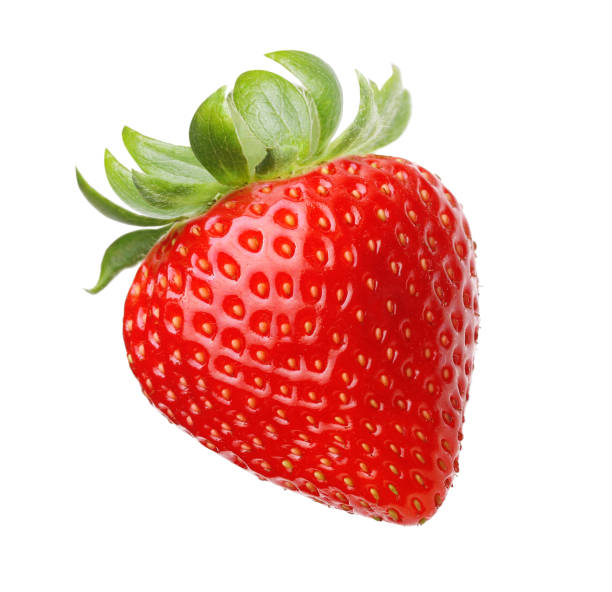
#> input picture AI/실습정리/practice/image_dir/strawberry.jpg, 612 x 592 px
$ python color_space.py
#> lines starting #> are read from the running program, lines starting #| are printed output that depends on the picture
import cv2
import numpy as np

# 이미지 파일을 Read하고 color space 정보 출력
color = cv2.imread("../image_dir/strawberry.jpg", cv2.IMREAD_COLOR)
#> color is the input picture: shape (592, 612, 3); mean B, G, R 184.2, 193.4, 237.2

# color = cv2.imread("strawberry_dark.jpg", cv2.IMREAD_COLOR)
print(color.shape)
#| (592, 612, 3)

height,width,channels = color.shape
#> height = 592; width = 612; channels = 3
cv2.imshow("Original Image",color)

# Color Channel을 B, G, R로 분할하여 출력
b,g,r = cv2.split(color)
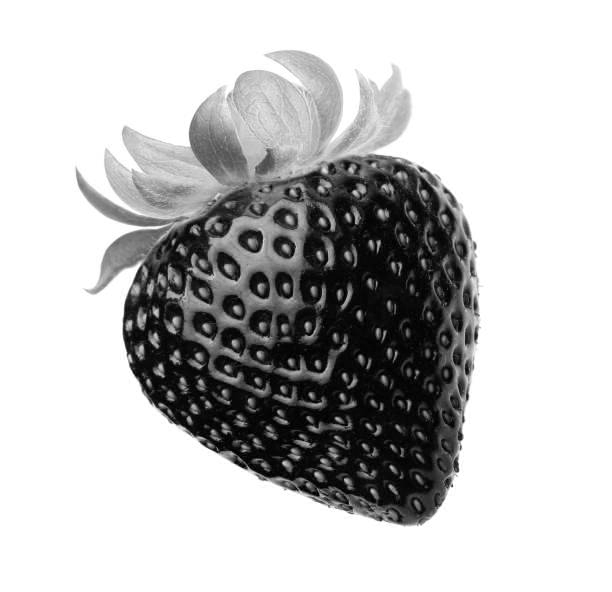
#> g: shape (592, 612); min 0, max 255, mean 193.4
rgb_split = np.concatenate((b,g,r), axis = 1)
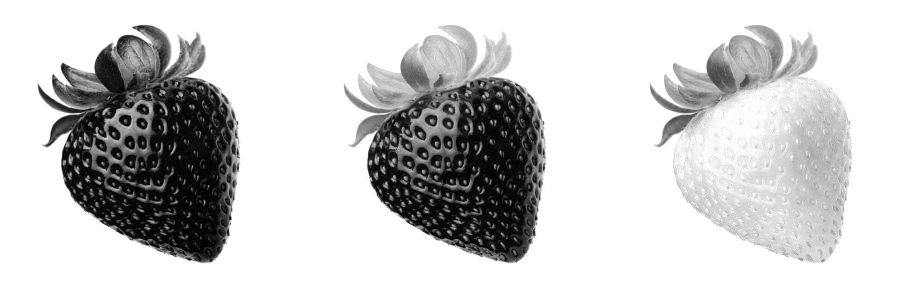
#> rgb_split: shape (592, 1836) (shown at 1/2 size); min 0, max 255, mean 204.9
cv2.imshow("BGR Channels", rgb_split)

# 색공간을 BGR에서 HSV로 변환
hsv = cv2.cvtColor(color, cv2.COLOR_BGR2HSV)
#> hsv: shape (592, 612, 3); mean H, S, V 10, 66.7, 238.8

# 색공간을 BGR에서 흑백으로 변환
gray = cv2.cvtColor(color, cv2.COLOR_BGR2GRAY)
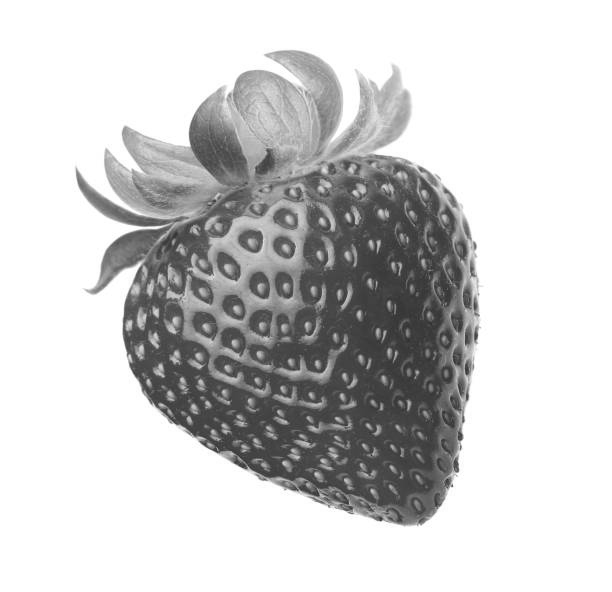
#> gray: shape (592, 612); min 42, max 255, mean 205.4

# Color Channel을 B, G, R로 분할하여 출력
g = cv2.split(gray)
rgb_split_g = np.concatenate(g, axis = 1)
cv2.imshow("Gray Channels", rgb_split_g)

# Channel을 H, S, V로 분할하여 출력
h,s,v=cv2.split(hsv)
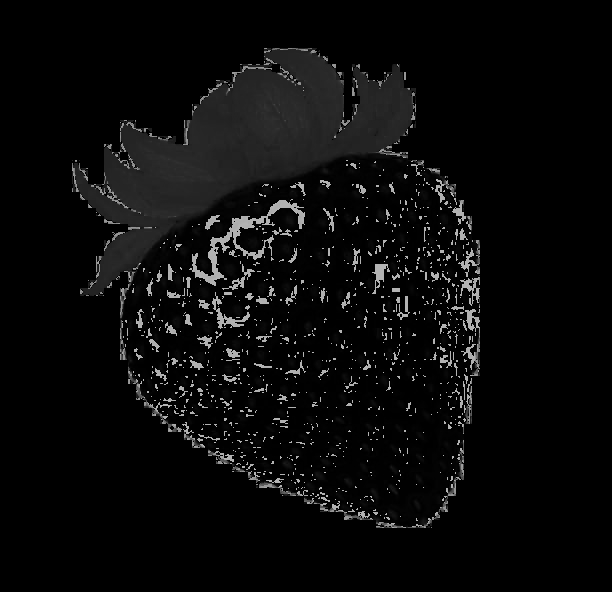
#> h: shape (592, 612); min 0, max 179, mean 10
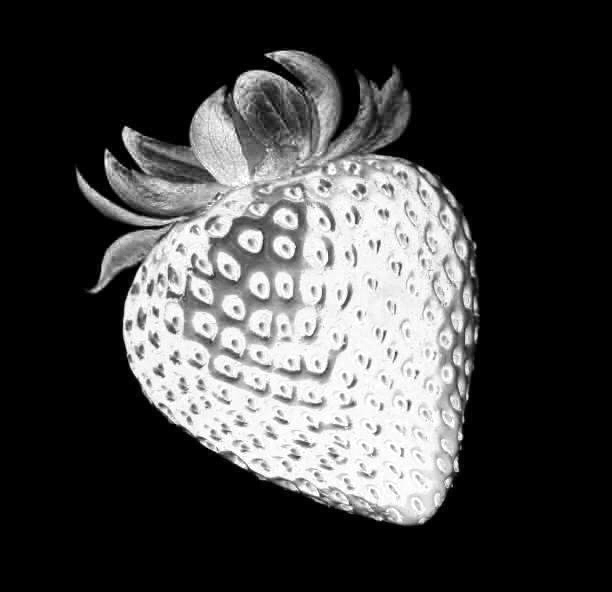
#> s: shape (592, 612); min 0, max 255, mean 66.7
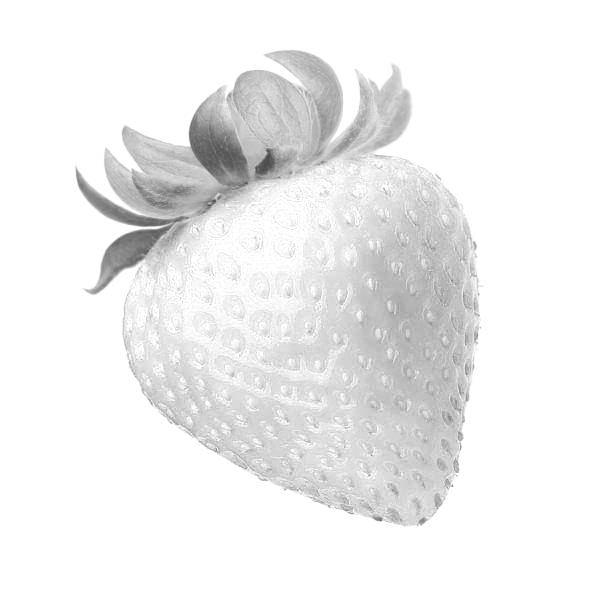
#> v: shape (592, 612); min 72, max 255, mean 238.8
hsv_split = np.concatenate((h,s,v),axis= 1)
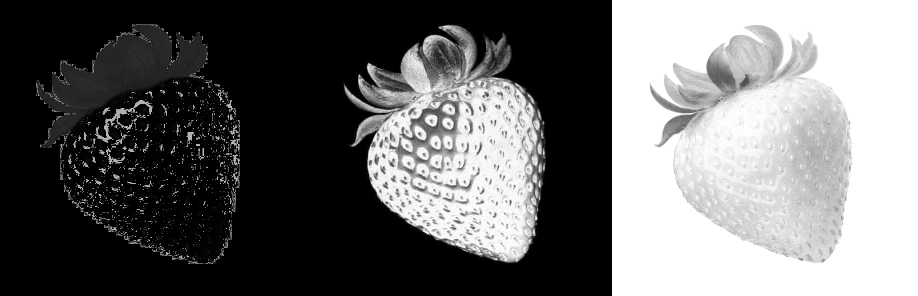
#> hsv_split: shape (592, 1836) (shown at 1/2 size); min 0, max 255, mean 105.1
cv2.imshow("Split HSV", hsv_split)

cv2.waitKey()
